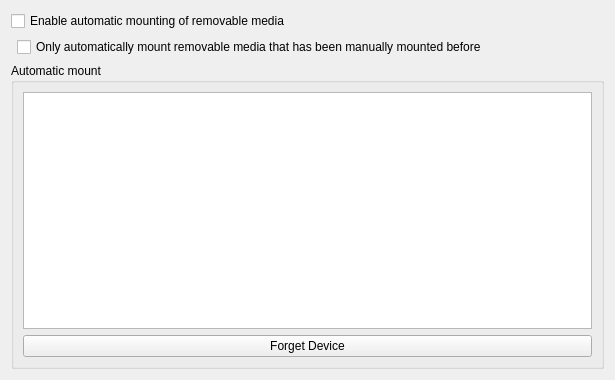
<?xml version="1.0" encoding="UTF-8"?>
<ui version="4.0">
 <class>DeviceAutomounterKCM</class>
 <widget class="QWidget" name="DeviceAutomounterKCM">
  <property name="geometry">
   <rect>
    <x>0</x>
    <y>0</y>
    <width>615</width>
    <height>380</height>
   </rect>
  </property>
  <layout class="QGridLayout" name="gridLayout_2">
   <item row="0" column="0" colspan="3">
    <widget class="QCheckBox" name="kcfg_AutomountEnabled">
     <property name="whatsThis">
      <string>When this is unchecked, no device automounting of any kind will happen, regardless of anything selected in the &quot;Device Overrides&quot; section.</string>
     </property>
     <property name="text">
      <string>Enable automatic mounting of removable media</string>
     </property>
    </widget>
   </item>
   <item row="1" column="1">
    <widget class="QCheckBox" name="kcfg_AutomountUnknownDevices">
    <property name="whatsThis">
    <string>When this is checked, only remembered devices will be automatically mounted. A device is 'remembered' if it has ever been mounted before. For instance, plugging in a USB media player to charge is not sufficient to 'remember' it - if the files are not accessed, it will not be automatically mounted the next time it is seen. Once they have been accessed, however, the device's contents will be automatically made available to the system.</string>
    </property>
    <property name="text">
    <string>Only automatically mount removable media that has been manually mounted before</string>
    </property>
    </widget>
   </item>
   <item row="1" column="2">
    <spacer name="horizontalSpacer_2">
     <property name="orientation">
      <enum>Qt::Horizontal</enum>
     </property>
     <property name="sizeHint" stdset="0">
      <size>
       <width>40</width>
       <height>20</height>
      </size>
     </property>
    </spacer>
   </item>
   <item row="2" column="0" colspan="3">
    <widget class="QGroupBox" name="groupBox">
     <property name="title">
      <string>Automatic mount</string>
     </property>
     <layout class="QVBoxLayout" name="verticalLayout_2">
      <item>
       <widget class="QTreeView" name="deviceView">
        <property name="whatsThis">
         <string>This list contains the storage devices known to the system. If &quot;Automount on Login&quot; is checked, the device will be automatically mounted even though &quot;Mount all removable media at login&quot; is unchecked. The same applies for &quot;Automount on Attach&quot;.

If &quot;Enable automatic mounting of removable media&quot; is unchecked, the overrides do not apply and no devices will be automatically mounted.</string>
        </property>
        <property name="editTriggers">
         <set>QAbstractItemView::NoEditTriggers</set>
        </property>
        <property name="selectionMode">
         <enum>QAbstractItemView::ExtendedSelection</enum>
        </property>
        <property name="rootIsDecorated">
         <bool>true</bool>
        </property>
        <property name="itemsExpandable">
         <bool>true</bool>
        </property>
        <property name="sortingEnabled">
         <bool>true</bool>
        </property>
        <property name="animated">
         <bool>true</bool>
        </property>
        <property name="allColumnsShowFocus">
         <bool>true</bool>
        </property>
        <property name="expandsOnDoubleClick">
         <bool>false</bool>
        </property>
        <attribute name="headerShowSortIndicator" stdset="0">
         <bool>false</bool>
        </attribute>
        <attribute name="headerStretchLastSection">
         <bool>false</bool>
        </attribute>
       </widget>
      </item>
      <item>
       <layout class="QHBoxLayout" name="horizontalLayout">
        <item>
         <widget class="QPushButton" name="forgetDevice">
          <property name="whatsThis">
           <string>Clicking this button causes the selected devices to be 'forgotten'. This is only useful if &quot;Only automatically mount removable media that has been manually mounted before&quot; is checked. Once a device is forgotten and the system is set to only automatically mount familiar devices, the device will not be automatically mounted.</string>
          </property>
          <property name="text">
           <string>Forget Device</string>
          </property>
         </widget>
        </item>
       </layout>
      </item>
     </layout>
    </widget>
   </item>
  </layout>
 </widget>
 <resources/>
 <connections>
  <connection>
   <sender>kcfg_AutomountEnabled</sender>
   <signal>toggled(bool)</signal>
   <receiver>kcfg_AutomountOnLogin</receiver>
   <slot>setEnabled(bool)</slot>
   <hints>
    <hint type="sourcelabel">
     <x>307</x>
     <y>20</y>
    </hint>
    <hint type="destinationlabel">
     <x>308</x>
     <y>81</y>
    </hint>
   </hints>
  </connection>
  <connection>
   <sender>kcfg_AutomountEnabled</sender>
   <signal>toggled(bool)</signal>
   <receiver>kcfg_AutomountOnPlugin</receiver>
   <slot>setEnabled(bool)</slot>
   <hints>
    <hint type="sourcelabel">
     <x>307</x>
     <y>20</y>
    </hint>
    <hint type="destinationlabel">
     <x>308</x>
     <y>111</y>
    </hint>
   </hints>
  </connection>
  <connection>
   <sender>kcfg_AutomountEnabled</sender>
   <signal>toggled(bool)</signal>
   <receiver>kcfg_AutomountUnknownDevices</receiver>
   <slot>setEnabled(bool)</slot>
   <hints>
    <hint type="sourcelabel">
     <x>307</x>
     <y>20</y>
    </hint>
    <hint type="destinationlabel">
     <x>308</x>
     <y>51</y>
    </hint>
   </hints>
  </connection>
  <connection>
   <sender>kcfg_AutomountEnabled</sender>
   <signal>toggled(bool)</signal>
   <receiver>deviceView</receiver>
   <slot>setEnabled(bool)</slot>
   <hints>
    <hint type="sourcelabel">
     <x>307</x>
     <y>20</y>
    </hint>
    <hint type="destinationlabel">
     <x>307</x>
     <y>244</y>
    </hint>
   </hints>
  </connection>
 </connections>
</ui>
